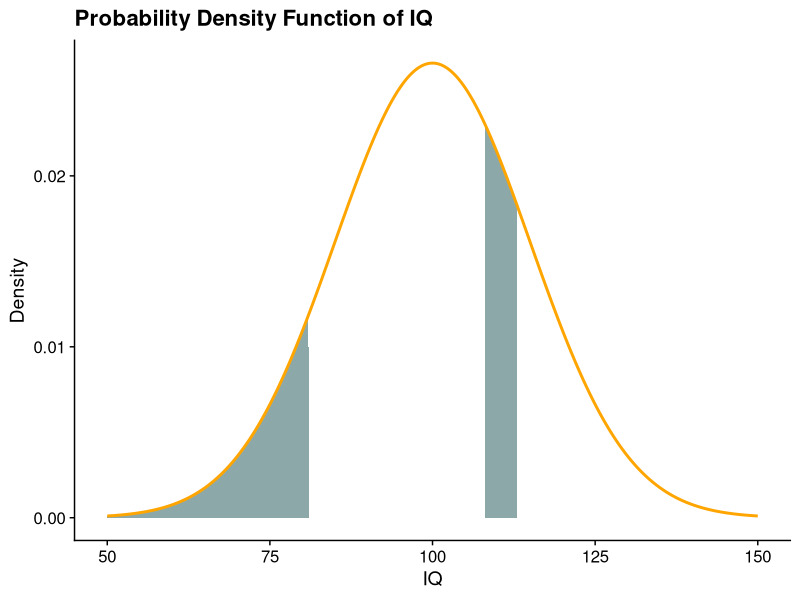
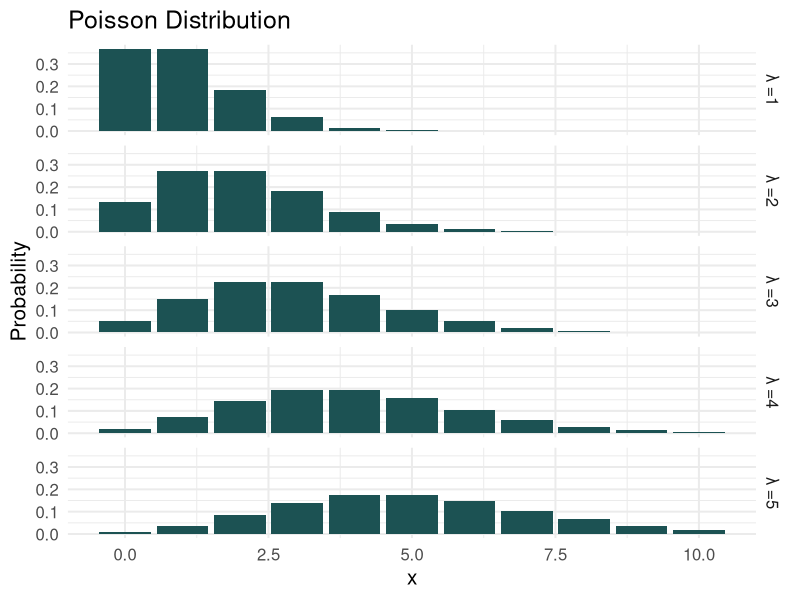
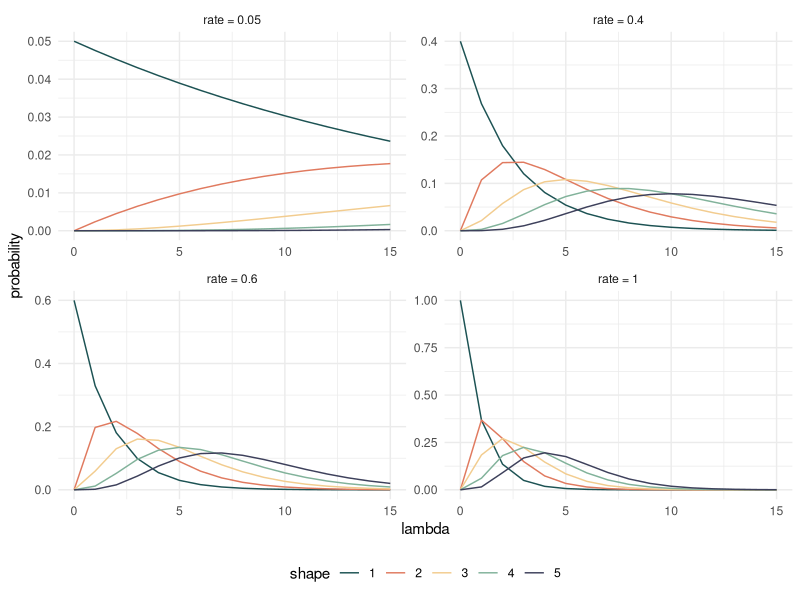
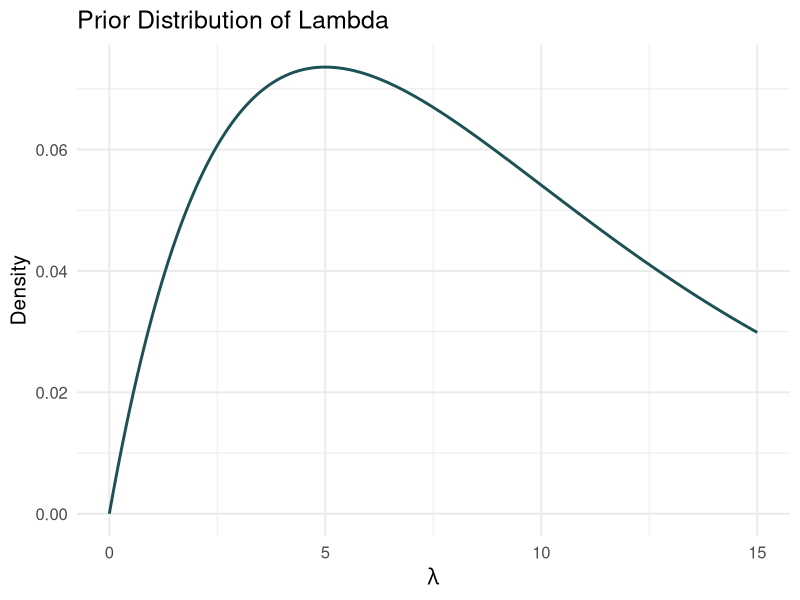
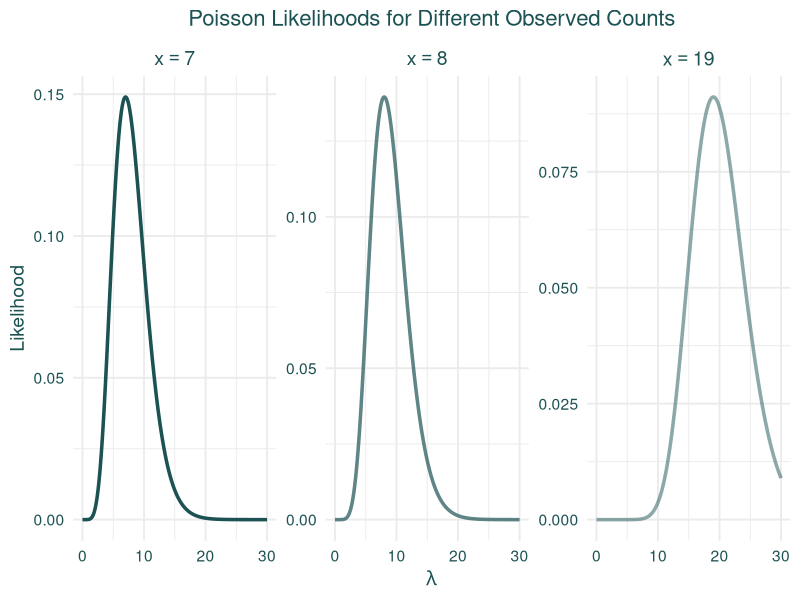
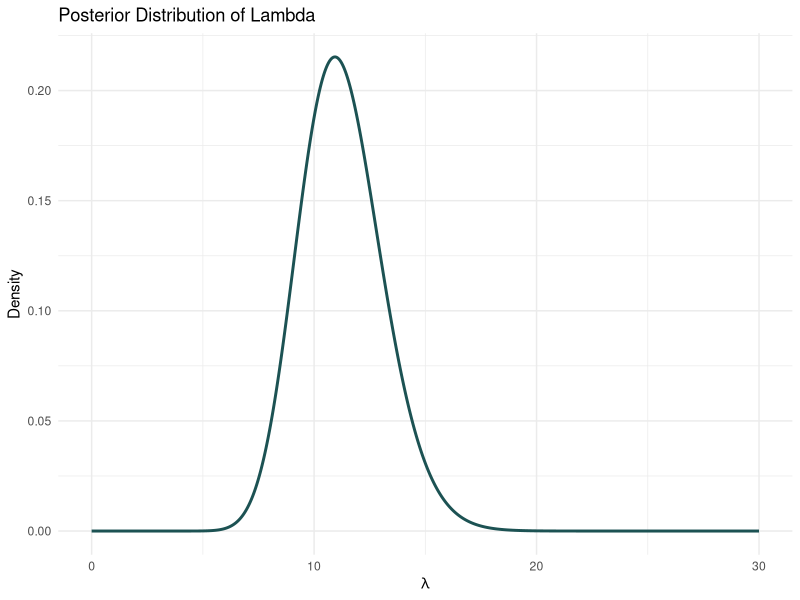

Generate these figures, in order, with R:
## ---- chunk 1
library(tidyverse)
library(cowplot)
## ---- chunk 2
knitr::opts_chunk$set(fig.retina=3, echo=TRUE)
theme_set(theme_cowplot())
default_palettes <- list(
  c("#5e8485" , "#0f393a") ,
  c("#1c5253" , "#5e8485" , "#0f393a") , 
  # palette with 5 colours
 c( "#1c5253" , "#e07a5f", "#f2cc8f" , "#81b29a" , "#3d405b" ) ,
  # same palette interpolated to 8 colours
 c( "#1c5253" , "#e07a5f", "#f2cc8f" , "#81b29a" , "#3d405b" , "#a7a844" , "#69306d" ) 
  
)

options(ggplot2.discrete.fill = default_palettes, 
        ggplot2.discrete.colour = default_palettes)
## ---- chunk 3

# Define the parameters for the normal distribution 
mean_iq <- 100 
sd_iq <- 15

# Create a sequence of IQ scores to evaluate the density

x <- seq(50, 150, length.out = 1000)

# Calculate the density for the normal distribution

y <- dnorm(x, mean = mean_iq, sd = sd_iq)

# Define the regions to shade

region1 <- x < 81 # IQ \< 81 
region2 <- x >= 108 & x <= 113 # IQ between 108 and 113

# Create a data frame for plotting

data <- data.frame(x = x, y = y, region1 = region1, region2 = region2)

# Create the plot

ggplot(data, aes(x, y)) + 
  # Shade region IQ < 81 g
  geom_area(data = subset(data, region1), aes(y = y), fill = "#1C5253", alpha = 0.5) +
  # Shade region 108 <= IQ <= 113 
  geom_area(data = subset(data, region2), aes(y = y), fill = "#1C5253", alpha = 0.5) + 
  # Normal distribution curve
  geom_line(color = "orange", linewidth = 1) + 
  labs( title = "Probability Density Function of IQ", x = "IQ", y = "Density" ) 

## ---- chunk 4
# Create data frame with all combinations
df <- expand.grid(x = 0:10,
                  lambda = 1:5) %>%
  mutate(probability = dpois(x, lambda),
         lambda = str_c("λ =", lambda))

# Create plot
ggplot(df, aes(x = x, y = probability)) +
  geom_bar(stat = "identity", fill = "#1c5253") +
  labs(title = "Poisson Distribution",
       x = "x",
       y = "Probability") +
  facet_wrap(~lambda, ncol = 1, strip.position = "right") +
  guides(fill = "none") +
  theme_minimal(base_size = 15) +
  theme(legend.position = "right")

## ---- chunk 5
expand.grid(lambda = 0:15,
                  shape = 1:5,
                  rate = c(.05, .4, .6, 1)) %>%
  mutate(probability = dgamma(lambda, shape = shape, rate = rate),
         rate = str_c("rate = ", rate),
         shape = as.factor(shape)) %>% 
  ggplot(aes(x = lambda, y = probability)) +
  geom_line(aes(color = shape)) + 
  facet_wrap(~rate, scales = "free") +
  theme_minimal() +
  theme(legend.position = "bottom")
## ---- chunk 6
# Plot the prior distribution (Gamma(2, 0.2))
lambda <- seq(0, 15, length.out = 1000)
prior <- dgamma(lambda, shape = 2, rate = 0.2)

data_prior <- data.frame(lambda = lambda, density = prior)

ggplot(data_prior, aes(x = lambda, y = density)) +
  geom_line(color = "#1c5253", size = 1) +
  labs(title = "Prior Distribution of Lambda",
       x = expression(lambda), 
       y = "Density") +
  theme_minimal(base_size = 15)
## ---- chunk 7
# Define the parameter range for lambda
lambda <- seq(0, 30, length.out = 1000)

# Define the observed data points
observed_data <- c(7, 8, 19)

# Define the base color
base_color <- "#1c5253"

# Create a color palette (shades of the base color)
palette_colors <- c(
  base_color,
  adjustcolor(base_color, alpha.f = 0.7),  # Lighter shade
  adjustcolor(base_color, alpha.f = 0.5)   # Even lighter shade
)

# Function to calculate Poisson likelihood
poisson_likelihood <- function(lambda, x) {
  (lambda^x * exp(-lambda)) / factorial(x)
}

# Create a data frame to store likelihoods for each data point
likelihood_data <- data.frame(
  lambda = rep(lambda, times = length(observed_data)),
  likelihood = unlist(lapply(observed_data, function(x) poisson_likelihood(lambda, x))),
  observed = rep(observed_data, each = length(lambda))
)

# Plot likelihood functions for each observed data point
ggplot(likelihood_data, aes(x = lambda, y = likelihood, color = as.factor(observed))) +
  geom_line(size = 1.2) +
  facet_wrap(~ observed, scales = "free_y", labeller = label_bquote(cols = x == .(observed))) +
  scale_color_manual(
    values = palette_colors
  ) +
  guides(color = "none") +
  labs(
    title = "Poisson Likelihoods for Different Observed Counts",
    x = expression(lambda),
    y = "Likelihood"
  ) +
  theme_minimal(base_size = 14) +
  theme(
    strip.text = element_text(size = 14, color = base_color),
    axis.title = element_text(color = base_color),
    axis.text = element_text(color = base_color),
    plot.title = element_text(hjust = 0.5, color = base_color, size = 16)
  )
## ---- chunk 8
# Plot the posterior distribution
posterior <- dgamma(lambda, shape = 36, rate = 3.2)

data_posterior <- data.frame(lambda = lambda, density = posterior)

ggplot(data_posterior, aes(x = lambda, y = density)) +
  geom_line(color = "#1c5253", size = 1) +
  labs(title = "Posterior Distribution of Lambda",
       x = expression(lambda), 
       y = "Density") +
  theme_minimal()
